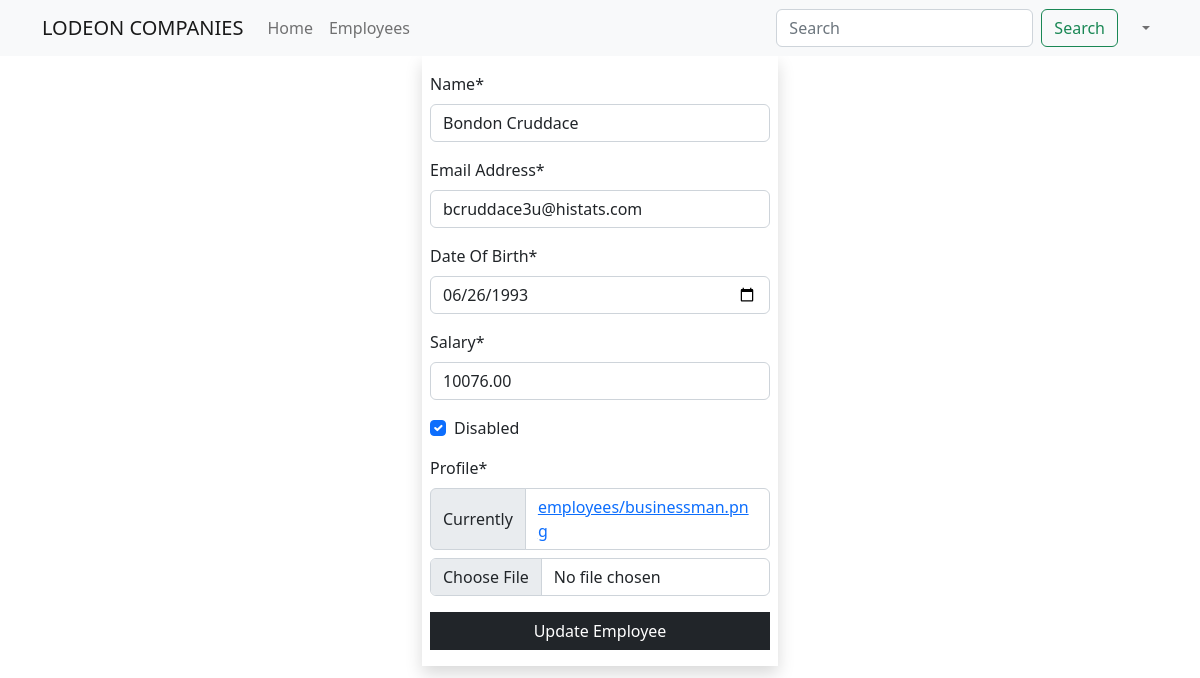
Screenshot of /employees/update/139 (signed in) with the database file from the repository.
### main_app/models.py (models this page shows, shortened)
class Employee(models.Model):
    name = models.CharField(max_length=40)
    email = models.EmailField(unique=True)
    dob = models.DateField(null=True)
    salary = models.DecimalField(max_digits=7, decimal_places=2)
    disabled = models.BooleanField(default=False)
    profile = models.ImageField(upload_to=unique_img_name, null=True, default="employees/businessman.png")
    created_at = models.DateTimeField(auto_now_add=True, null=True)  # Once during creation
    updated_at = models.DateTimeField(auto_now=True, null=True)  # Everytime an update is done
    class Meta:
        verbose_name = 'Employee'
        verbose_name_plural = 'Employees'
        ordering = ['salary']

### main_app/views.py (the view)
# urls.py: path('employees/update/<int:emp_id>', views.employee_update, name="update"),
@login_required
@permission_required('main_app.change_employee', raise_exception=True)
def employee_update(request, emp_id):
    employee = get_object_or_404(Employee, pk=emp_id)
    if request.method == 'POST':
        form = EmployeeForm(request.POST, request.FILES, instance=employee)
        if form.is_valid():
            form.save()
            messages.success(request, "Employee Updated Successfully")
            return redirect('details', emp_id)
    else:
        form = EmployeeForm(instance=employee)
    return render(request, "update.html", {"form": form})

### main_app/app_forms.py
class EmployeeForm(forms.ModelForm):
    class Meta:
        model = Employee
        fields = "__all__"
        widgets = {
            "dob": forms.DateInput(attrs={"type": "date", "min": "1990-01-01", "max": "2005-12-31"}),
            "salary": forms.NumberInput(attrs={"max": 75000, "min": 10000})
        }
        labels = {
            "dob": "Date Of Birth",
            "email": "Email Address"
        }

### templates/update.html (shortened to what this page needs)
{% extends 'base_template.html' %}
{% load  crispy_forms_filters %}
{% block content %}
    {% include 'navbar.html' %}
	<div class="container">
    <div class="row justify-content-center">
        <div class="col-sm-4">
            <form action="{{ request.path }}" method="post" enctype="multipart/form-data" class="shadow py-3 px-2">
                {{ form | crispy }}
                <button class="btn btn-dark rounded-0 w-100">Update Employee</button>
            </form>
        </div>
    </div>
</div>
{% endblock %}

### rows the page displays
Employee: name "Bondon Cruddace", email "bcruddace3u@histats.com", dob "06/26/1993", salary "10076.00", disabled "☑"
